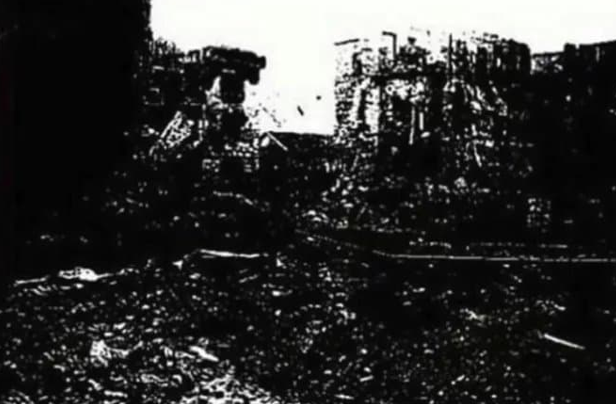
#> input picture P03 Filtros/image.png, 616 x 404 px
$ python Mediana.py
#> lines starting #> are read from the running program, lines starting #| are printed output that depends on the picture; long printed decimals are rounded
import cv2
import numpy as np
import matplotlib.pyplot as plt

# Cargar la imagen en escala de grises
imagen = cv2.imread("image.png", cv2.IMREAD_GRAYSCALE)
#> imagen: shape (404, 616); min 0, max 255, mean 50.5
if imagen is None:
    print("Error: No se pudo cargar la imagen")
else:
    print("Dimensiones de la imagen en escala de grises:", imagen.shape)
#| Dimensiones de la imagen en escala de grises: (404, 616)
    print("                                                 Y    X")

    # Leer las coordenadas de inicio
    x_inicio = int(input("Escoja la posición en X (columna): "))
#> the answer given: 3
    y_inicio = int(input("Escoja la posición en Y (fila): "))
#> the answer given: 3

    # Definir las dimensiones del recorte (62 en Y, 40 en X)
    x_final = x_inicio + 40
    y_final = y_inicio + 62

    # Asegurarse de que los límites no excedan el tamaño de la imagen
    if x_final > imagen.shape[1] or y_final > imagen.shape[0]:
        print("Error: Las coordenadas exceden el tamaño de la imagen.")
    else:
        # Recortar la imagen utilizando slicing de NumPy
        imagen_recortada = imagen[y_inicio:y_final, x_inicio:x_final]
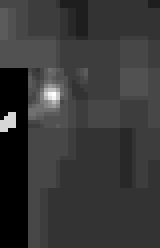
#> imagen_recortada: shape (62, 40) (shown 4 times larger); min 0, max 25, mean 5.5; drawn with min black and max white

        # Crear diferentes imagenes para mostrar el resultado
        imagen_filtrada_con_mediana = imagen_recortada.copy()
        matriz_de_dispersion = imagen_recortada.copy()

        # Promedio de la imagen recortada
        promedio = np.mean(imagen_recortada)
#> promedio = 5.48

        # mediana de la imagen recortada
        mediana = np.median(imagen_recortada)
#> mediana = 5

        # Formula para la matriz de dispersion
        for i in range(imagen_recortada.shape[0]):
            for j in range(imagen_recortada.shape[1]):
                matriz_de_dispersion[i][j] = abs(imagen_recortada[i , j] - promedio)*100/promedio
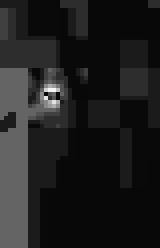
#> matriz_de_dispersion: shape (62, 40) (shown 4 times larger); min 8, max 246, mean 30.2

        # Calcular el histograma de la imagen recortada
        histograma = cv2.calcHist([matriz_de_dispersion], [0], None, [256], [0, 256])
#> histograma = 256 values, max 853 at index 8, min 0 at index 0, mean 9.69

        # Crear un histograma de barras con matplotlib
        plt.figure()
        plt.title("Histograma de Barras - Matriz de dispersion")
        plt.xlabel("Valor de Intensidad (0-255)")
        plt.ylabel("Número de Píxeles")

        # Convertir el histograma en una lista y graficar usando barras
        plt.bar(range(256), histograma[:, 0], width=1, color='gray')
        plt.xlim([0, 255])
        plt.show()
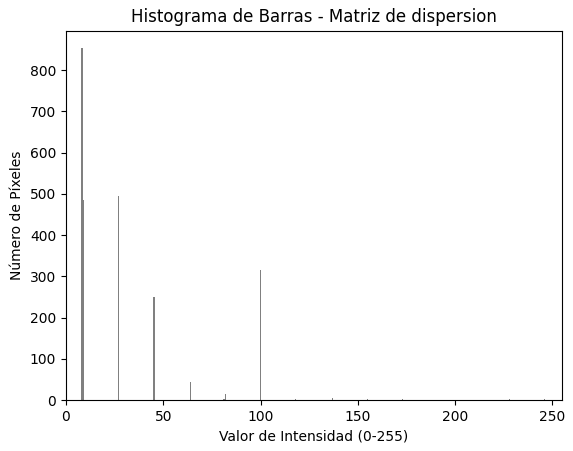
#> figure drawn by matplotlib, 1 panel; tallest bar 853 high, from x = 7.5 to 8.5

        # Promedio de la imagen filtrada (matriz de dispersion)
        promedio_filtrada = np.mean(matriz_de_dispersion)
#> promedio_filtrada = 30.23

        # Filtro que se le va a colocar a la imagen (a partir de que numero de la matriz de dispersion va a reemplazar los valores en la imagen)
        print("Promedio de dispersion: ", promedio_filtrada)
#| Promedio de dispersion:  30.228
        print("Mediana del recorte (valor por el que va a cambiar): ",mediana)
#| Mediana del recorte (valor por el que va a cambiar):  5.0
        filtro = int(input("Introduce el filtro que quieres colocar (0 - 255): "))
#> the answer given: 3

        for i in range(imagen_recortada.shape[0]):
            for j in range(imagen_recortada.shape[1]):
                if matriz_de_dispersion[i][j] >= filtro :
                    imagen_filtrada_con_mediana[i][j] = mediana
#> imagen_filtrada_con_mediana: shape (62, 40); every value is 5

        #matriz_de_dispersion = cv2.medianBlur(imagen_recortada, 5)

        np.savetxt('imagen.csv', imagen, delimiter=',', fmt='%d')
        np.savetxt('imagen_recortada.csv', imagen_recortada, delimiter=',', fmt='%d')
        np.savetxt('imagen_filtrada_con_mediana.csv', imagen_filtrada_con_mediana, delimiter=',', fmt='%d')
        np.savetxt('matriz_de_dispersion.csv', matriz_de_dispersion, delimiter=',', fmt='%d')

        # Mostrar la imagen recortada
        cv2.imshow("matriz_de_dispersion", matriz_de_dispersion)
        cv2.imshow("imagen_filtrada_con_mediana", imagen_filtrada_con_mediana)
        cv2.imshow("Imagen_recortada", imagen_recortada)
        #cv2.imshow("Imagen original", imagen)
        cv2.waitKey(0)
        cv2.destroyAllWindows()
